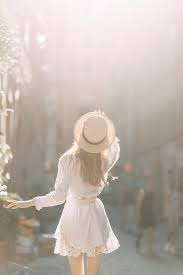
#> input picture Overexposure/source.jpg, 183 x 275 px
$ python -i image_edit.py   (imports and definitions only)
#> lines starting #> are read from the running program, lines starting #| are printed output that depends on the picture; after the words box and inside, x2 and y2 are one past the last pixel; in counts of white or black regions, pixels touching at a corner belong together
#> further down, picture is the input picture: shape (275, 183, 3); mean B, G, R 171.2, 179.8, 190.7
from PIL import Image, ImageTk, ImageOps, ImageFilter
import cv2
#from skimage import io
import numpy as np
#import math

class ImageEdit:
    def __init__(self, image):
        self.original_image = image
        self.image = image.copy()

        self.canvas = None

        self.sel_start_x = 0
        self.sel_start_y = 0
        self.sel_stop_x = 0
        self.sel_stop_y = 0
        self.sel_react = None

    @property
    def image_tk(self):
        return ImageTk.PhotoImage(self.image)

    # [9 lines left out: function update_image_on_canvas, not called in this run]

    def rotate(self, degrees):
        self.image = self.image.rotate(degrees)

    def flip(self, mode):
        self.image = self.image.transpose(mode)

    # [6 lines left out: function resize, not called in this run]

    def filter(self, filter_type):
        self.image = self.image.filter(filter_type)

    # [13 lines left out: functions apply_median_filter, apply_blur, not called in this run]


    def apply_perspective(self): #Горизонт
        img = np.array(self.image)

        def DegreeTrans(theta):
            res = theta / np.pi * 180
            return res

        def rotateImage(src, degree):
            # Центр вращения является центром изображения
            h, w = src.shape[:2]
            # Рассчитать 2D повернутую матрицу аффинного преобразования
            RotateMatrix = cv2.getRotationMatrix2D((w / 2.0, h / 2.0), degree, 1)
            print(RotateMatrix)
            # Аффинное преобразование, цвет фона заполнен белым
            rotate = cv2.warpAffine(src, RotateMatrix, (w, h), borderValue=(255, 255, 255))
            return rotate

        # Рассчитать угол с помощью преобразования Хафа
        def CalcDegree(srcImage):
            midImage = cv2.cvtColor(srcImage, cv2.COLOR_BGR2GRAY)
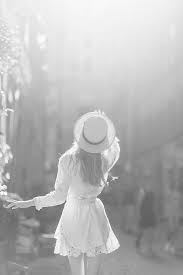
#> midImage: shape (275, 183); min 92, max 255, mean 182.1
            dstImage = cv2.Canny(midImage, 50, 200, 3)
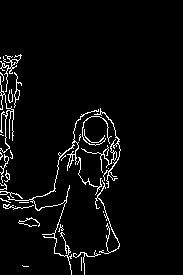
#> dstImage: shape (275, 183); 4.2% white in thin lines or dots, all inside (x1, y1, x2, y2) = (0, 54, 121, 275)
            lineimage = srcImage.copy()

            # Обнаружение прямых линий по преобразованию Хафа
            lines = cv2.HoughLines(dstImage, 1, np.pi / 180, 200)
#> lines = None

            if lines is not None and len(lines) > 0:
                sum_theta = 0
                # Нарисуйте каждый отрезок по очереди
                for i in range(len(lines)):
                    for rho, theta in lines[i]:
                        a = np.cos(theta)
                        b = np.sin(theta)
                        x0 = a * rho
                        y0 = b * rho
                        x1 = int(round(x0 + 1000 * (-b)))
                        y1 = int(round(y0 + 1000 * a))
                        x2 = int(round(x0 - 1000 * (-b)))
                        y2 = int(round(y0 - 1000 * a))
                        sum_theta += theta
                        cv2.line(lineimage, (x1, y1), (x2, y2), (0, 0, 255), 1, cv2.LINE_AA)

                # Усредняем все углы, эффект вращения будет лучше
                average_theta = sum_theta / len(lines)
                angle = DegreeTrans(average_theta) - 90
                cv2.imshow("Imagelines", lineimage)
                return angle
            else:
                print("No lines detected.")
                return 0

        degree = CalcDegree(img)
#> degree = 0
        rotate = rotateImage(img, degree)
#> in rotateImage, `RotateMatrix = cv2.getRotationMatrix2D((w / 2.0, h / 2.0), degree, 1)`: RotateMatrix = [[1, 0, 0], [0, 1, 0]]
#| [[ 1.  0.  0.]
#|  [-0.  1.  0.]]

        self.image = Image.fromarray(np.uint8(rotate))

    # [44 lines left out: functions apply_bliky, apply_distorsia, start_crop_selection, not called in this run]

    def _get_selection_start(self, event):
        self.sel_start_x, self.sel_start_y = event.x, event.y

    def _update_selection_stop(self, event):
        self.sel_stop_x, self.sel_stop_y = event.x, event.y
        self.canvas.coords(self.sel_react, self.sel_start_x, self.sel_start_y, self.sel_stop_x, self.sel_stop_y)

    # [19 lines left out: function crop_selected_area, not called in this run]

>>> import cv2
>>> picture = cv2.imread('../Overexposure/source.jpg')
>>> result = ImageEdit(picture).apply_perspective()
